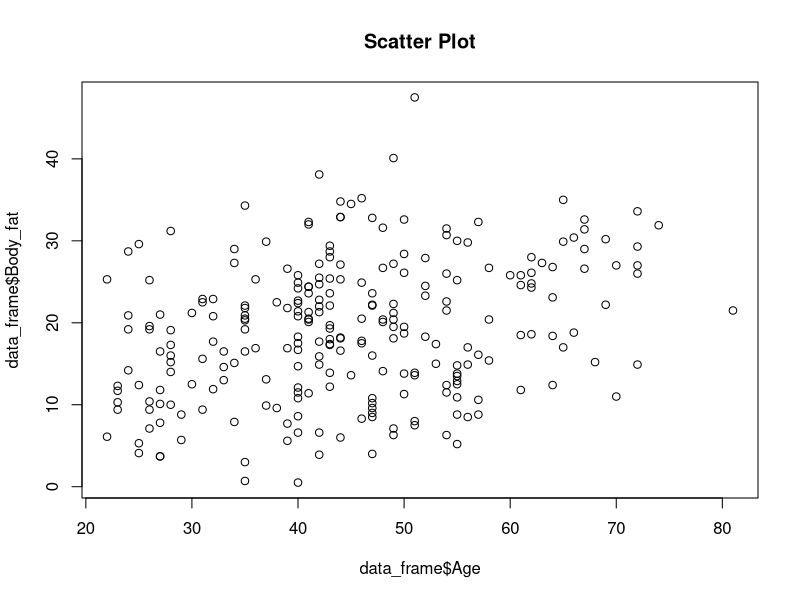

Write the R code that produced this figure. (Note: this script raises an error after producing the figure.)
##Loading and reading the dataset into dataframe.
data_frame <- read.csv("Dataset.csv")


##Changing all columns to proper names.
colnames(data_frame)[colnames(data_frame) == "Age..years."] <- "Age"
colnames(data_frame)[colnames(data_frame) == "Body.fat...."] <- "Body_fat"
colnames(data_frame)[colnames(data_frame) == "Chest.circumference..cm."] <- "Chest_circumference"
colnames(data_frame)[colnames(data_frame) == "Density..g.cm.."] <- "Density"
colnames(data_frame)[colnames(data_frame) == "Knee.circumference..cm."] <- "Knee_circumference"
colnames(data_frame)[colnames(data_frame) == "Weight..lbs."] <- "Weight"

#Viewing the column name and their data types
View(data_frame)
str(data_frame)

#The R code for Mean, median, 1st quartile, 3rd quartile, minimum, and maximum for weight (lbs): 
summary(data_frame$Weight)

#standard deviation of weight:
sd(data_frame$Weight)

#The R code for Mean, median, 1st quartile, 3rd quartile, minimum, and maximum for Age (years):
summary(data_frame$Age)

#The R code for standard deviation of Age (years):
sd(data_frame$Age)

#The R code for Mean, median, 1st quartile, 3rd quartile, minimum, and maximum for Knee circumference (cm):
summary(data_frame$Knee_circumference)

#The R code for standard deviation of Knee circumference (cm):
sd(data_frame$Knee_circumference)

#The R code for Mean, median, 1st quartile, 3rd quartile, minimum, and maximum for Chest circumference (cm):
summary(data_frame$Chest_circumference)

#The R code for standard deviation of Chest circumference (cm):
sd(data_frame$Chest_circumference)

#The R code for Mean, median, 1st quartile, 3rd quartile, minimum, and maximum for Body Fat %: 
summary(data_frame$Body_fat)

#The R code for standard deviation of Body Fat %:
sd(data_frame$Body_fat)

#The R code for Mean, median, 1st quartile, 3rd quartile, minimum, and maximum for Density: 
summary(data_frame$Density)

#The R code for standard deviation of Density:
sd(data_frame$Density)

---------------------------------------------------------------------------------------------
  
  ##Scatter.Plots:
  ##Age and Body Fat %:
  
  plot(data_frame$Age,data_frame$Body_fat,main="Scatter Plot")

#The r code for the correlation coefficient:
cor(data_frame$Age,data_frame$Body_fat)

---------------------------------------------------------------------------------------------
  
  
  ##Chest Circumference and Body Fat %
  plot(data_frame$Chest_circumference,data_frame$Body_fat,main="Scatter Plot")

#The r code for correlation coefficient: 
cor(data_frame$Chest_circumference,data_frame$Body_fat)

----------------------------------------------------------------------------------------------
  ##Knee circumference and Body Fat %
  #The r code used to plot the scatter plot was:
  plot(data_frame$Knee_circumference,data_frame$Body_fat,main="Scatter Plot")

#The r code for correlation: 
cor(data_frame$Knee_circumference,data_frame$Body_fat)

-----------------------------------------------------------------------------------------
  ##Weight and Body Fat %:
  
  #The r code for the scatter plot: 
  plot(data_frame$Weight,data_frame$Body_fat,main="Scatter Plot")

#The r code for the correlation coefficient:
cor(data_frame$Weight,data_frame$Body_fat)
-----------------------------------------------------------------------------------------
  
  ##Density and Body Fat %:
  #The r code for the scatter plot: 
  plot(data_frame$Density,data_frame$Body_fat,main="Scatter Plot")

#The r code for correlation coefficient: 
cor(data_frame$Density,data_frame$Body_fat)

##Data Modification:
Mat<-matrix(variable,nrow=1,ncol=252)

variable <- rnorm(252)  # Example data (252 random numbers from a normal distribution)
Mat <- matrix(variable, nrow = 1, ncol = 252)  # Creating a 1x252 matrix
#Identify the outlier positions (for example, positions 5, 10)
outlier_positions <- c(5, 10)
#Replace the outliers with the mean of the data set
mean_value <- mean(Mat)
View(mean_value)
Mat[1, outlier_positions] <- 0.0099

#Print the matrix
print(Mat)

Variable <- Mat[1, ]

##Box Plots
#Age
windows(16,20)
boxplot(data_frame$Age)

#Body Fat Percentage
windows(16,21)
boxplot(data_frame$Body_fat)

Mat<-matrix(data_frame$Body_fat,nrow=1,ncol=252)
Mat[1,216]<-19.2
print(Mat)
data_frame$Body_fat<-Mat[1, ]

##Density
boxplot(data_frame$Density)

Mat<-matrix(variable,nrow=1,ncol=252)
Mat[1,216]<1.056
print(Mat)
Variable<-Mat[1, ]

#Knee Circumference (cm):
windows(16,21)
boxplot(data_frame$Knee_circumference)

Mat<-matrix(variable,nrow=1,ncol=252)
Mat[1,216]<-38.59
print(Mat)
Variable<-Mat[1, ]

#Chest Circumference (cm):
windows(16,21)
boxplot(data_frame$Chest_circumference)

Mat<-matrix(variable,nrow=1,ncol=252)
Mat[1,216]<-100.82
  print(Mat)
Variable<-Mat[1, ]

##Weight
windows(16,21)
boxplot(data_frame$weight)

Mat<-matrix(variable,nrow=1,ncol=252)
Mat[1,216]<-178.9
  print(Mat)
Variable<-Mat[1, ]

#Correlation matrix
cor(data_frame)

#Test of normality
#Age:
qqnorm(data_frame$Age)

#Weight
windows(16,20)
qqnorm(data_frame$Weight)

#Density
windows(16,20)
qqnorm(data_frame$Density)

#Knee circumference
windows(16,20)
qqnorm(data_frame$Knee_circumference)

#Chest circumference
windows(16,20)
qqnorm(data_frame$Chest_circumference)

#Body Fat %
windows(16,20)
qqnorm(data_frame$Body_fat)

##Regression analysis
fit<-lm(data_frame$Body_fat~ data_frame$Age+data_frame$Weight+data_frame$Density+data_frame$Knee_circumference+data_frame$Chest_circumference)
summary(fit)

#The model:


Body_fat~4.24+ 0.0153$Age + 0.0071$Weight - 415.8$Density - 0.0024$Knee_circumference + 0.035$Chest_circumference

summary(fit)

#The r code : 
fit<-lm(data_frame$Body_fat~data_frame$Age+data_frame$Weight+data_frame$Density)
summary(fit)




